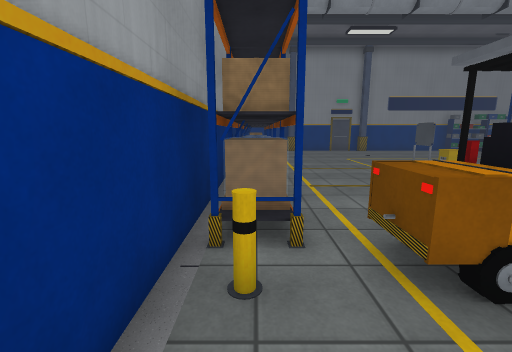
[1] (above)

22 first-person views from a walk through a Unity game level. The camera is 1.4 m above the floor, tilts 10° down and sees 90° across. The floor is counted in squares, 1 m on a side. Each view is taken from the middle of a square. On the plan, view 1 faces up. The plan holds only what a view shows up to about 13 squares ahead; the rest is blank. The player character is not drawn. Some surface patterns are stand-ins.

[2]
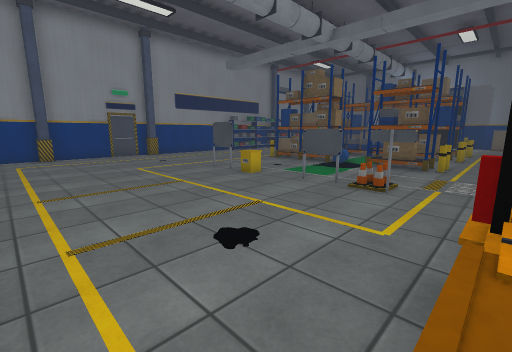

[3]
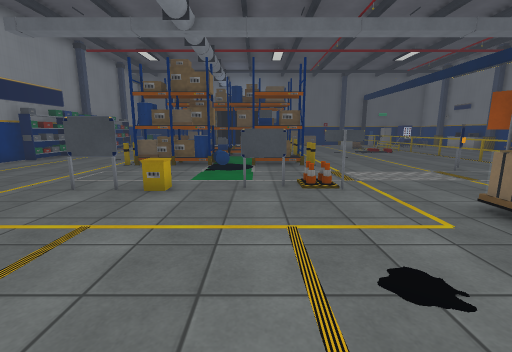

[4]
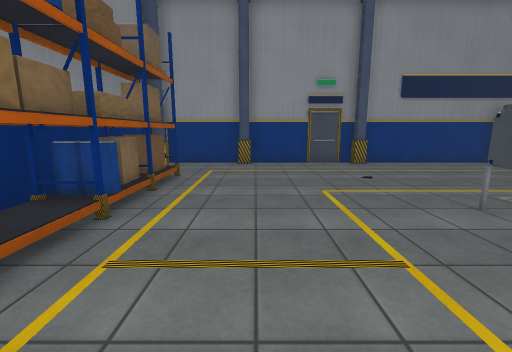

[5]
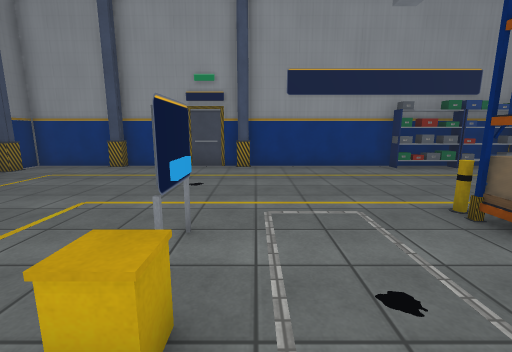

[6]
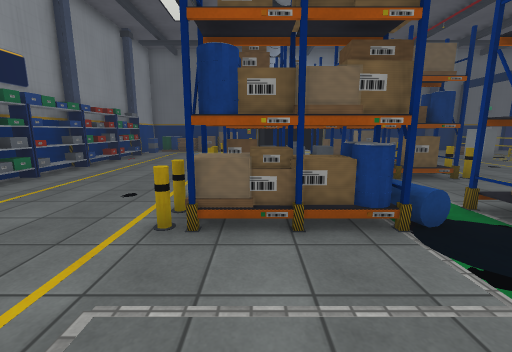

[7]
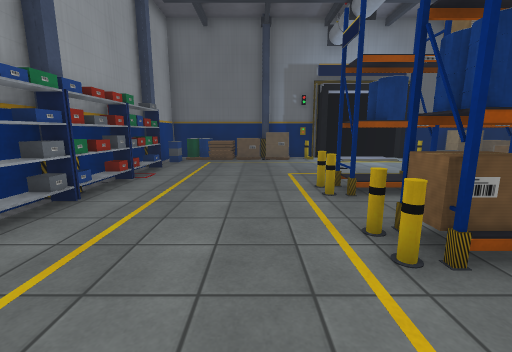

[8]
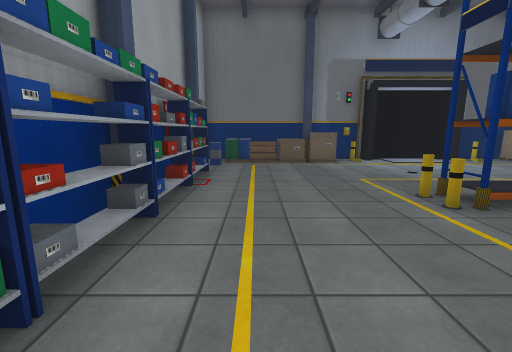

[9]
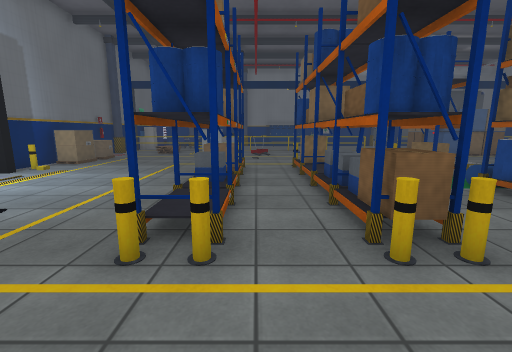

[10]
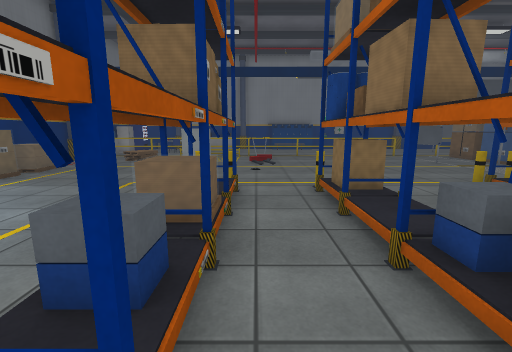

[11]
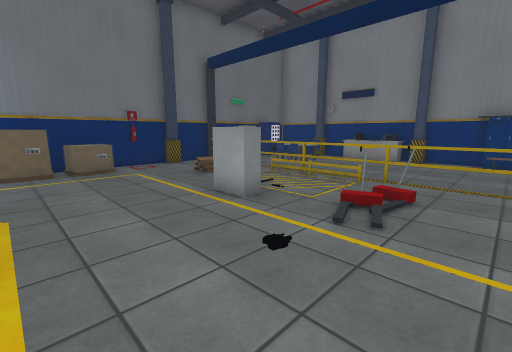

[12]
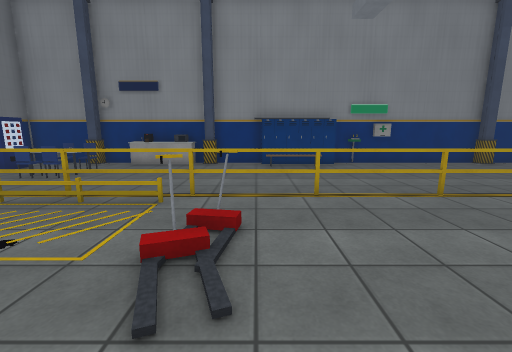

[13]
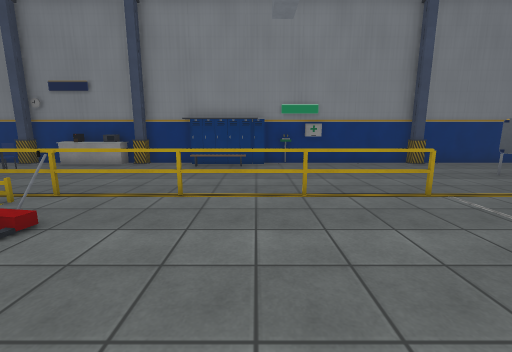

[14]
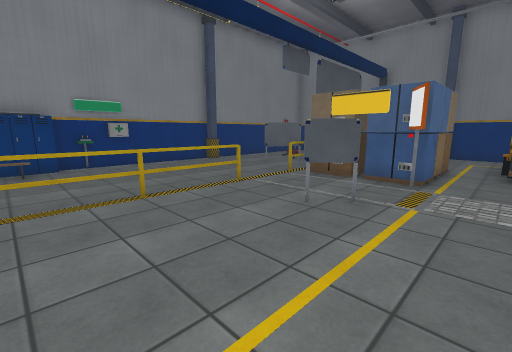

[15]
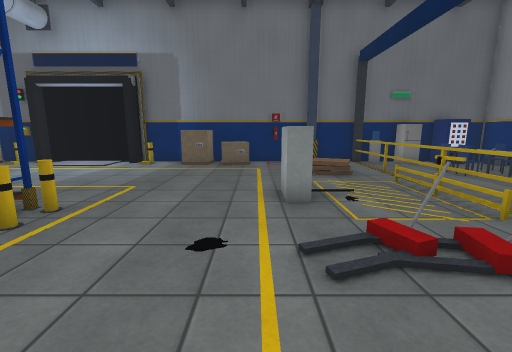

[16]
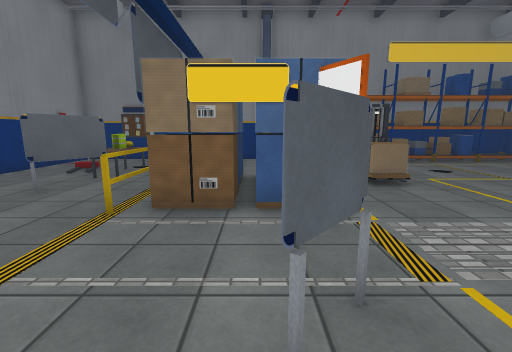

[17]
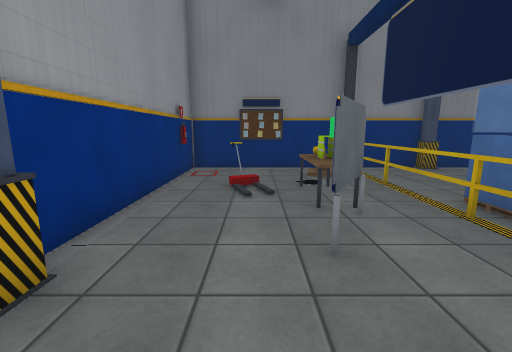

[18]
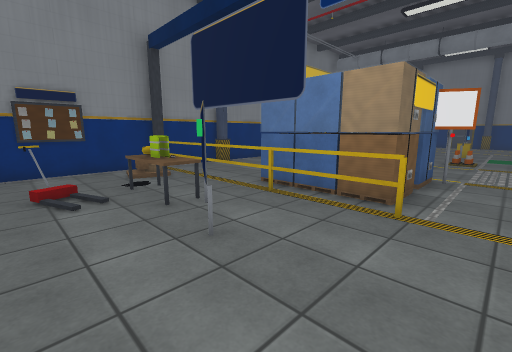

[19]
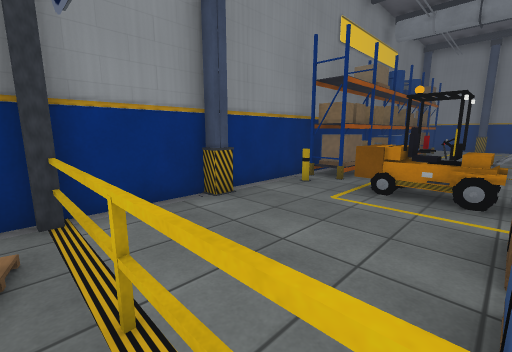

[20]
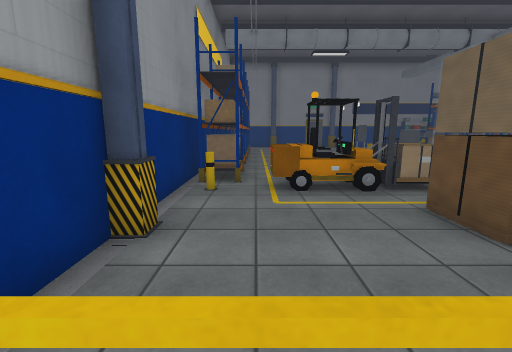

[21]
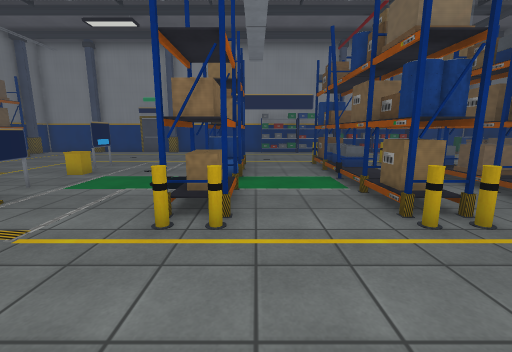

[22]
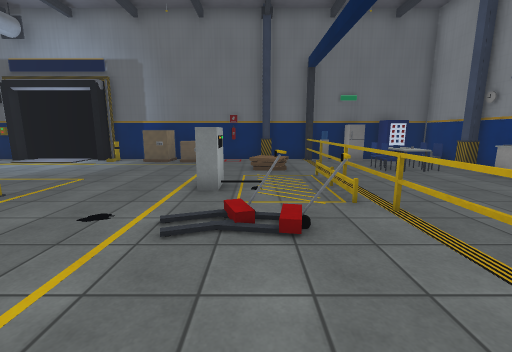

### Floor plan
Key: @ floor where view 1 was taken; # wall or solid block; . floor; / step, stairs or slope; = window, fence, low wall or low ledge; ^ raised ledge; T thing the floor can be seen under or through; O other object.
Columns run from 1 left of view 1 to 27 right of it. Each row starts with its distance up from view 1.
 19 ######################
 18 #..##...##.....OOOOOOOOOO ^##
 17 #..........................
 16 #.........................OO#
 15 # .........................O#
 14 #O.........................O#
 13 ##.........................O#
 12 #O...........O..OO..O......OO
 11 #O......O....O...O..O...... O
 10 #O...........O...#..#.......O
  9 #O......O....O...O..#.......#
  8 #O...........O...O..#.......#
  7 ##......O....O...#..#......OO
  6 #O...........O...O..O...... O
  5 #O......O....O...O..O.......#
  4 #O..O......................O#
  3 #O.OOOO....................O#
  2 #OOOOOO....................O#
  1 #........O..................#
  0 #@... OOO .O.........OO.....#
 -1 #....OOOO..OO......O.....O..#
 -2 #.... OOO.........O......O..#
 -3 #####OO OO.OTTTTTT==TTTTTT=.#
 -4 #./........................O#
 -5 #//.OOO.....................#
 -6 #...O .O................OOOO#
 -7 #..O....................OO.O#
 -8 #..........................O#
 -9 #.O.....#.....O###..#O^O.#.O#
-10 #############################

Where each view was taken, in squares from view 1:
view 1: 0 up, 0 right, facing up
view 2: 3 up, 1 right, facing up-right
view 3: 7 up, 1 right, facing right
view 4: 7 up, 3 right, facing up
view 5: 8 up, 8 right, facing up
view 6: 11 up, 8 right, facing right
view 7: 14 up, 13 right, facing right
view 8: 16 up, 14 right, facing right
view 9: 15 up, 18 right, facing down
view 10: 11 up, 18 right, facing down
view 11: 4 up, 16 right, facing down-right
view 12: 2 up, 17 right, facing down
view 13: 2 up, 14 right, facing down
view 14: 2 up, 15 right, facing down-left
view 15: 1 up, 15 right, facing right
view 16: 1 down, 12 right, facing left
view 17: 7 down, 9 right, facing left
view 18: 8 down, 9 right, facing up-left
view 19: 4 down, 4 right, facing up-left
view 20: 4 down, 1 right, facing up
view 21: 1 up, 13 right, facing up
view 22: 1 down, 14 right, facing right
